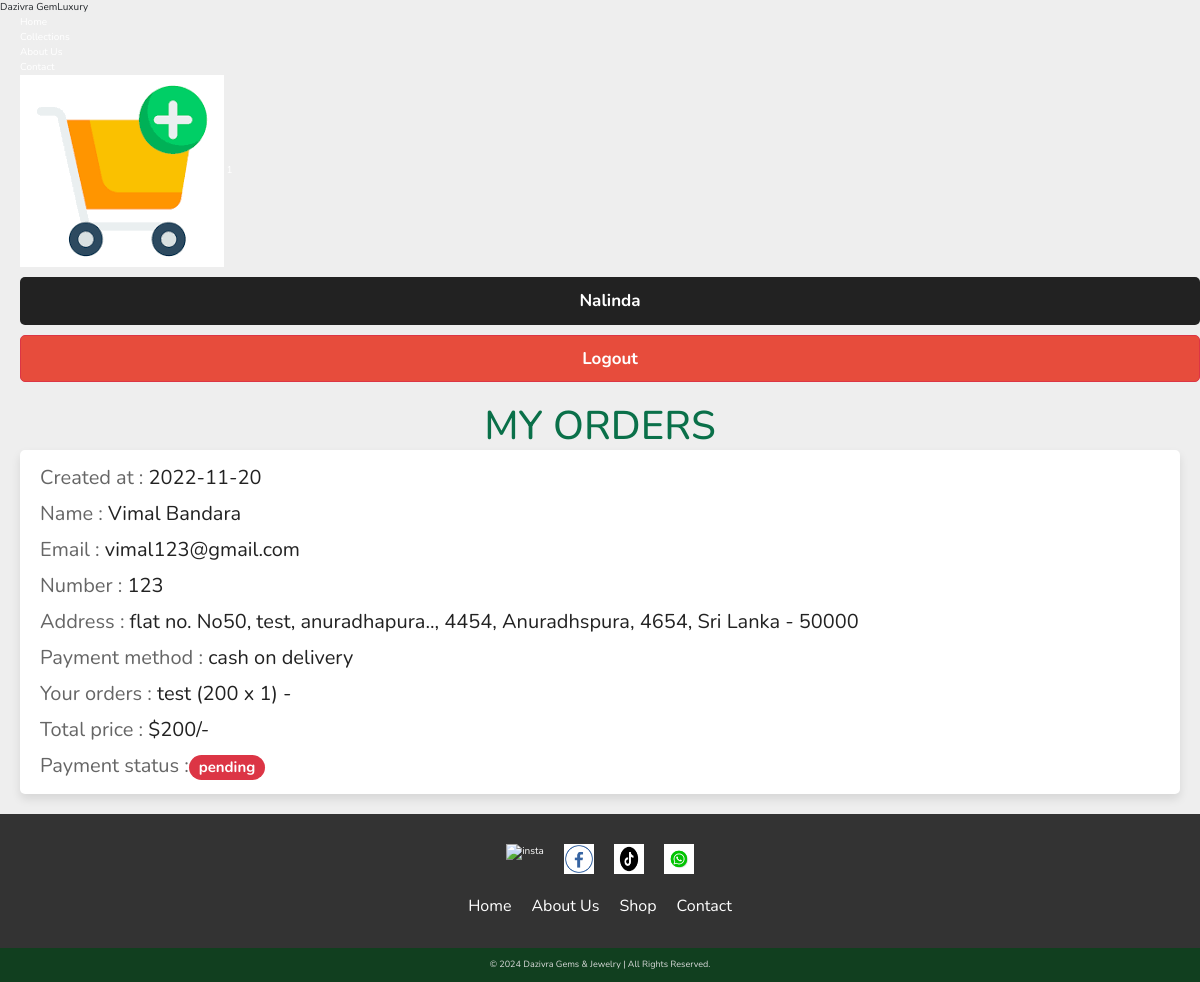
Screenshot of /orders.php (signed in) with the database file from the repository.
### tables this page shows
CREATE TABLE `users` (
  `id` int(100) NOT NULL,
  `name` varchar(20) NOT NULL,
  `email` varchar(50) NOT NULL,
  `password` varchar(50) NOT NULL
);

CREATE TABLE `orders` (
  `id` int(100) NOT NULL,
  `user_id` int(100) NOT NULL,
  `name` varchar(20) NOT NULL,
  `number` varchar(10) NOT NULL,
  `email` varchar(50) NOT NULL,
  `method` varchar(50) NOT NULL,
  `address` varchar(500) NOT NULL,
  `total_products` varchar(1000) NOT NULL,
  `total_price` int(100) NOT NULL,
  `placed_on` date NOT NULL DEFAULT current_timestamp(),
  `payment_status` varchar(20) NOT NULL DEFAULT 'pending'
);

### orders.php (the view, shortened to what this page needs)
<?php
include 'components/connect.php';
if(isset($_SESSION['user_id'])){
   $user_id = $_SESSION['user_id'];
}else{
   $user_id = '';
};
?>
<!DOCTYPE html>
<html lang="en">
<head>
   <link rel="stylesheet" href="https://cdnjs.cloudflare.com/ajax/libs/font-awesome/6.1.1/css/all.min.css">
    <link href="https://cdn.jsdelivr.net/npm/bootstrap@5.2.2/dist/css/bootstrap.min.css" rel="stylesheet">
   <link rel="stylesheet" href="css/style.css">
</head>
<body>
<?php include 'components/user_header.php'; ?>
<section class="orders">
   <h1 class="heading">My Orders</h1>
   <div class="box-container">
   <?php
      if($user_id == ''){
         echo '<p class="empty">please login to see your orders</p>';
      }else{
         $select_orders = $conn->prepare("SELECT * FROM `orders` WHERE user_id = ?");
         $select_orders->execute([$user_id]);
         if($select_orders->rowCount() > 0){
            while($fetch_orders = $select_orders->fetch(PDO::FETCH_ASSOC)){
   ?>
   <div class="box">
      <p>Created at : <span><?= $fetch_orders['placed_on']; ?></span></p>
      <p>Name : <span><?= $fetch_orders['name']; ?></span></p>
      <p>Email : <span><?= $fetch_orders['email']; ?></span></p>
      <p>Number : <span><?= $fetch_orders['number']; ?></span></p>
      <p>Address : <span><?= $fetch_orders['address']; ?></span></p>
      <p>Payment method : <span><?= $fetch_orders['method']; ?></span></p>
      <p>Your orders : <span><?= $fetch_orders['total_products']; ?></span></p>
      <p>Total price : <span>$<?= $fetch_orders['total_price']; ?>/-</span></p>
      <p> Payment status :<?php if($fetch_orders['payment_status'] == 'pending'){ echo '<span class="badge rounded-pill bg-danger text-white">'.$fetch_orders['payment_status'].'</span>'; }else{ echo '<span class="badge rounded-pill bg-success text-white">'.$fetch_orders['payment_status'].'</span>'; }; ?>
      <span style=""></span> </p>
   </div>
   <?php
      }
      }else{
         echo '<p class="empty">no orders placed yet!</p>';
      }
      }
   ?>
   </div>
</section>
<?php include 'components/footer.php'; ?>
</body>
</html>

### components/user_header.php (shortened to what this page needs)
<header>
     <div class="logo">Dazivra GemLuxury</div>
     <nav>
       <ul>
         <li><a href="home.php">Home</a></li>
         <li><a href="collection.php">Collections</a></li>
         <li><a href="About.php">About Us</a></li>
         <li><a href="contactus.php">Contact</a></li>
         <li>
           <a href="cart.php"
             ><img src="images/addtocart.png" alt="Logo" class="addtocart"
           />
        </a>
         </li>
           <div class="profile">
        <?php
           $select_profile = $conn->prepare("SELECT * FROM `users` WHERE id = ?");
           $select_profile->execute([$user_id]);
           if($select_profile->rowCount() > 0){
           $fetch_profile = $select_profile->fetch(PDO::FETCH_ASSOC);
        ?>
      <a href="update_user.php" class="btn"><?= $fetch_profile["name"]; ?> </a>
        <a href="components/user_logout.php" class="delete-btn btn btn-danger" onclick="return confirm('logout from the website?');">logout</a>
        <?php
           }
        ?>
     </div>
       </ul>
     </nav>
   </header>

### css/style.css (style rules this page uses)
* { margin: 0; padding: 0; font-family: "Noto Sans", sans-serif; }
.btn { padding: 10px 20px; background: gold; color: #fff; text-decoration: none; font-weight: bold; border-radius: 5px; }
a, a:hover, a:focus, a:active { text-decoration: none !important; color: #fff; }
ul, p, h1, h2, h3, h4, h5, h6, label { list-style: none !important; margin: 0px !important; }
:root { --main-color:#222; --orange:#222; --red:#e74c3c; --black:#0a7049; --white:#fff; --light-color:#666; --light-bg:#eee; --border:.0rem solid var(--black); --box-shadow:0 .5rem 1rem rgba(0,0,0,.1); }
* { font-family: 'Nunito', sans-serif; margin:0; padding:0; box-sizing: border-box; outline: none; border:none; text-decoration: none; }
html { font-size: 62.5%; overflow-x: hidden; }
body { background-color: var(--light-bg); }
section { padding:2rem; }
a { text-decoration: none; }
.heading { font-size: 4rem; color:var(--black); margin-bottom: 2rem; text-align: center; text-transform: uppercase; }
.btn, .delete-btn, .option-btn { display: block; width: 100%; margin-top: 1rem; border-radius: .5rem; padding:1rem 3rem; font-size: 1.7rem; text-transform: capitalize; color:var(--white); cursor: pointer; text-align: center; }
.btn { background-color: var(--main-color); }
.delete-btn { background-color: var(--red); }
.orders .box-container { display: flex; flex-wrap: wrap; gap:1.5rem; align-items: flex-start; }
.orders .box-container .box { padding:1rem 2rem; flex:1 1 40rem; border:var(--border); background-color: var(--white); box-shadow: var(--box-shadow); border-radius: .5rem; }
.orders .box-container .box p { margin:.5rem 0; line-height: 1.8; font-size: 2rem; color:var(--light-color); }
.orders .box-container .box p span { color:var(--main-color); }

### rows the page displays
users: name "Nalinda"
orders: placed_on "2022-11-20", name "Vimal Bandara", email "vimal123@gmail.com", number "123", address "flat no. No50, test, anuradhapura.., 4454, Anuradhspura, 4654, Sri Lanka - 50000", method "cash on delivery", total_products "test (200 x 1) -", total_price "200", payment_status "pending"
